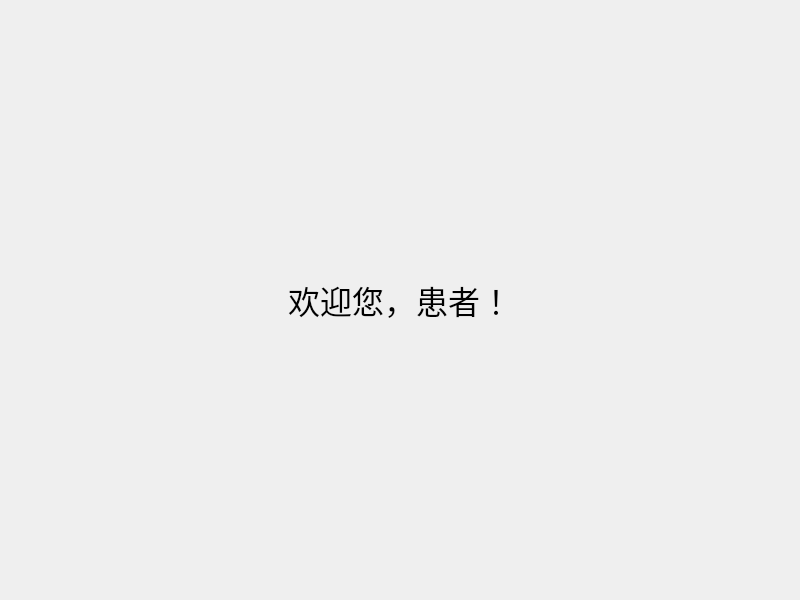
<?xml version="1.0" encoding="UTF-8"?>
<ui version="4.0">
 <class>PatientWindow</class>
 <widget class="QMainWindow" name="PatientWindow">
  <property name="geometry">
   <rect>
    <x>0</x>
    <y>0</y>
    <width>800</width>
    <height>600</height>
   </rect>
  </property>
  <property name="windowTitle">
   <string>患者主界面</string>
  </property>
  <widget class="QWidget" name="centralwidget">
   <layout class="QVBoxLayout" name="verticalLayout">
    <item>
     <widget class="QLabel" name="label">
      <property name="font">
       <font>
        <pointsize>24</pointsize>
       </font>
      </property>
      <property name="text">
       <string>欢迎您，患者！</string>
      </property>
      <property name="alignment">
       <set>Qt::AlignCenter</set>
      </property>
     </widget>
    </item>
   </layout>
  </widget>
 </widget>
</ui>
